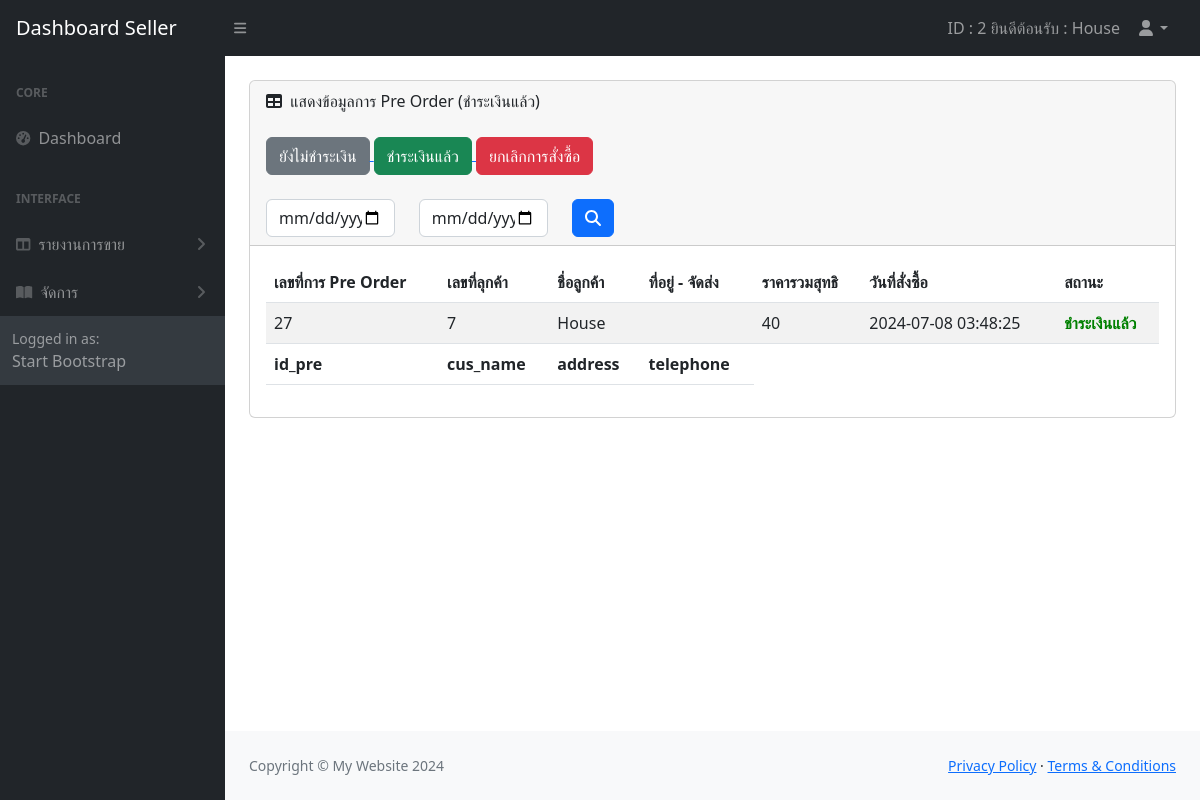
Screenshot of /Seller/report_pre_order_yes.php (signed in) with the database file from the repository.
### tables this page shows
CREATE TABLE `pre_order` (
  `id_pre` int(11) NOT NULL,
  `time_pre` timestamp NOT NULL DEFAULT current_timestamp(),
  `total_price_pre` float NOT NULL,
  `pre_status` varchar(1) NOT NULL COMMENT '0=ยกเลิกการ Pre Order,1=ยังไม่ชำระเงิน,2=ชำระเงินแล้ว,3=รอตรวจสอบ',
  `address` text NOT NULL,
  `id_pro` int(11) NOT NULL,
  `id_member` int(11) NOT NULL
);

CREATE TABLE `pre_order_detail` (
  `id_pre_detail` int(11) NOT NULL,
  `item_amount` int(11) NOT NULL,
  `total` int(11) NOT NULL,
  `id_pro` int(11) NOT NULL,
  `id_pre` int(11) NOT NULL
);

CREATE TABLE `user_form` (
  `id` int(255) NOT NULL,
  `username` varchar(255) NOT NULL,
  `name` varchar(255) NOT NULL,
  `email` varchar(255) NOT NULL,
  `telephone` varchar(10) NOT NULL,
  `password` varchar(255) NOT NULL,
  `user_type` varchar(255) NOT NULL,
  `bank` varchar(255) NOT NULL COMMENT 'ชื่อธนาคาร',
  `bank_number` varchar(10) NOT NULL COMMENT 'เลขที่บัญชี'
);

### Seller/report_pre_order_yes.php (the view, shortened to what this page needs)
<?php
$ids=$_SESSION["se_id"];
?>
<!DOCTYPE html>
<html lang="en">
    <head>
        <link href="https://cdn.jsdelivr.net/npm/simple-datatables@7.1.2/dist/style.min.css" rel="stylesheet" />
        <link href="css/styles.css" rel="stylesheet" />
    </head>
    <body class="sb-nav-fixed">
        <?php
        include 'menu1.php';
        ?>
            <div id="layoutSidenav_content">
                <main>
                    <div class="container-fluid px-4">
                        <div class="card mb-4 mt-4">
                            <div class="card-header">
                                <i class="fas fa-table me-1"></i>
                                แสดงข้อมูลการ Pre Order (ชำระเงินแล้ว)
                            <div>
                                <br>
                            <a href="report_pre_order.php" > <button type="button" class="btn btn-secondary">ยังไม่ชำระเงิน</button> </a>
                            <a href="report_pre_order_yes.php" > <button type="button" class="btn btn-success">ชำระเงินแล้ว</button> </a>
                            <a href="report_pre_order_no.php" > <button type="button" class="btn btn-danger">ยกเลิกการสั่งซื้อ</button> </a>
                            </div>
                            <br>
                            <div>
<form name="form1" method="POST" action="report_pre_order.php">
<div class="row">
    <div class="col-sm-2">
      <input type="date" name="dt1" class="form-control">
    </div>
    <div class="col-sm-2">
    <input type="date" name="dt2" class="form-control">
    </div>
    <div class="col-sm-4">
    <button type="submit" class="btn btn-primary"><i class="fas fa-search"></i></button>
    </div>
  </div>
                            </form>
                            </div>
                            </div>
                            <div class="card-body">
                                <table id="datatablesSimple" class="table table-striped">
                                    <thead>
                                        <tr>
                                            <th>เลขที่การ Pre Order</th>
                                            <th>เลขที่ลุกค้า</th>
                                            <th>ชื่อลูกค้า</th>
                                            <th>ที่อยู่ - จัดส่ง</th>
                                            <th>ราคารวมสุทธิ</th>
                                            <th>วันที่สั่งซื้อ</th>
                                            <th>สถานะ</th>
                                        </tr>
                                    </thead>
                                    <tfoot>
                                        <tr>
                                            <th>id_pre</th>
                                            <th>cus_name</th>
                                            <th>address</th>
                                            <th>telephone</th>
                                        </tr>
                                    </tfoot>
                                    <tbody>
<?php
$sql = "select * from pre_order po,user_form u ,pre_order_detail pod,product p where po.id_member=u.id and po.id_pre=pod.id_pre and pod.id_pro=p.id_pro and id_user='$ids' and pre_status='2' group by po.id_pre order by time_pre DESC";
$result=mysqli_query($conn,$sql);
while($row=mysqli_fetch_array($result)){
$status = $row['pre_status'];
?>
                                        <tr>
                                            <td><?=$row['id_pre']?></td>
                                            <td><?=$row['id_member']?></td>
                                            <td><?=$row['name']?></td>
                                            <td><?=$row['address']?></td>
                                            <td><?=$row['total_price_pre']?></td>
                                            <td><?=$row['time_pre']?></td>
                                            <td>
                                            <?php
                                        if($status == 1){
                                            echo "ยังไม่ชำระเงิน";
                                        }else if($status == 2){
                                            echo "<b style='color:green '> ชำระเงินแล้ว </b> ";
                                        }else if($status == 0){
                                            echo "<b style='color:red '> ยกเลิกการสั่งซื้อ </b> ";
                                        }else if($status == 3){
                                            echo "<b style='color:blue '> รอตรวจสอบ </b> ";
                                        }
                                            ?>
                                            </td>
                                        </tr>
                                    <?php
                                    }
                                    ?>
                                </table>
                            </div>
                        </div>
                    </div>
                </main>
                <?php
        include 'footer.php';
        ?>
            </div>
        </div>
    </body>
</html>

### rows the page displays
pre_order: pre_order_detail.id_pre "27", id_member "7", user_form.name "House", total_price_pre "40", time_pre "2024-07-08 03:48:25", pre_status "ชำระเงินแล้ว"

### other values shown
$_SESSION["se_id"] "2"
$_SESSION["se_name"] "House"
